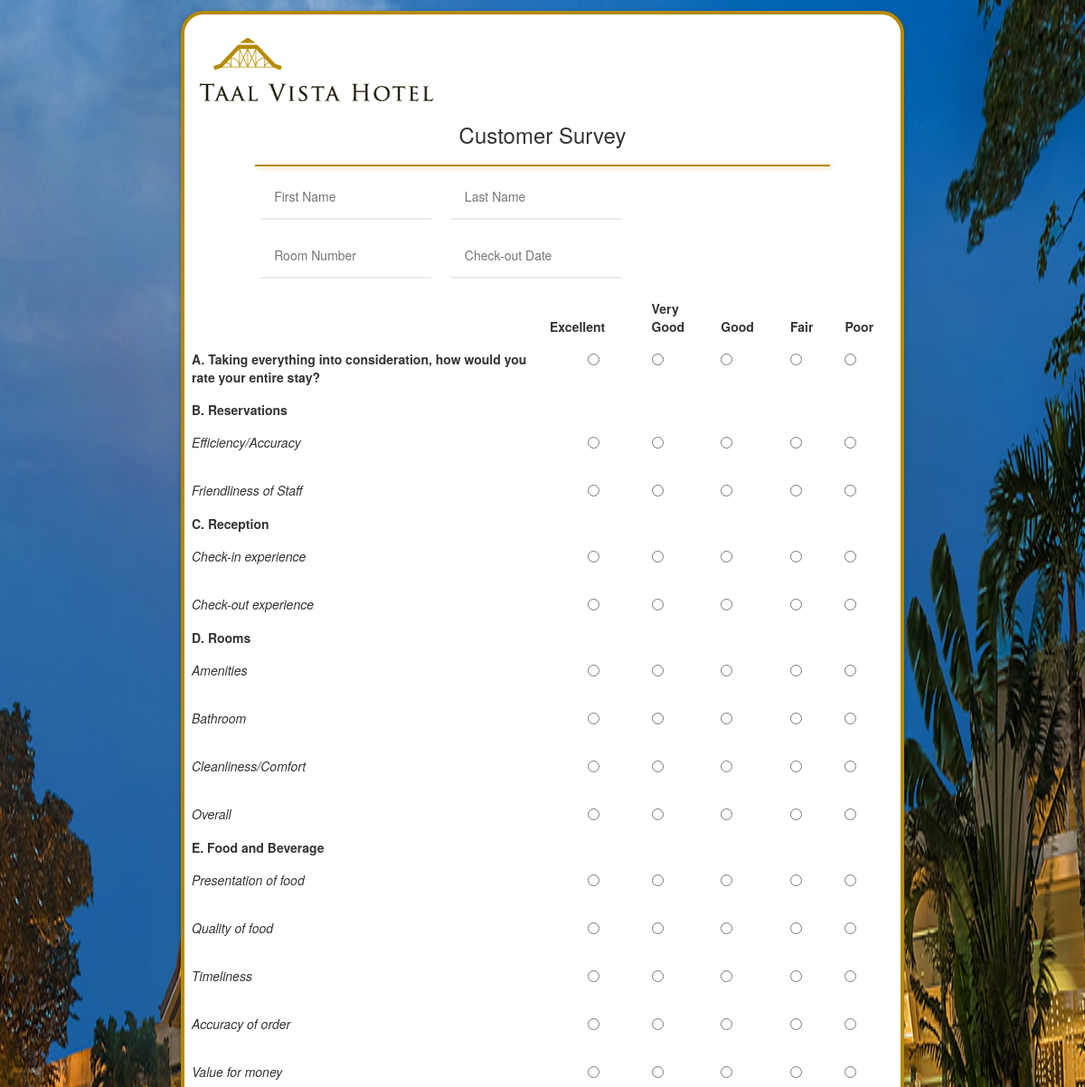
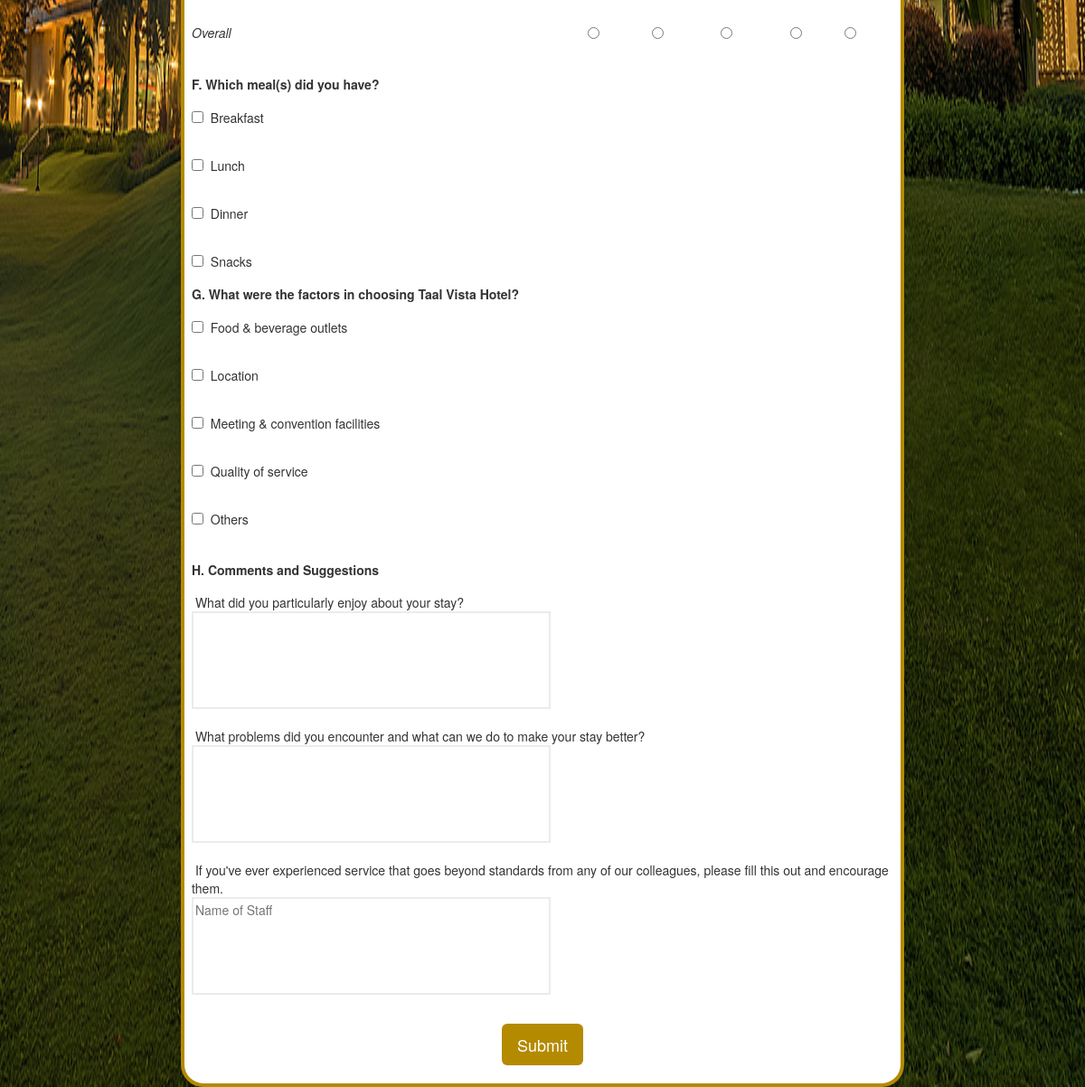
Screenshot of /Application/sm/sm_survey/home.php with the database file from the repository (2 pictures, top to bottom).
### tables this page shows
CREATE TABLE `question_header` (
  `question_header_id` int(11) NOT NULL,
  `branch_id` int(11) NOT NULL,
  `question_header_description` varchar(255) NOT NULL,
  `question_type` varchar(255) NOT NULL,
  `is_active` varchar(255) NOT NULL
);

CREATE TABLE `question_details` (
  `question_details_id` int(11) NOT NULL,
  `question_header_id` int(11) NOT NULL,
  `branch_id` int(11) NOT NULL,
  `question_details_description` varchar(255) NOT NULL,
  `is_active` varchar(255) NOT NULL
);

### Application/sm/sm_survey/home.php (the view, shortened to what the rows shown need)
<?php
require '../sm_survey_admin/core/cobalt_core.php';
$dbh = cobalt_load_class('question_header');
$result = $dbh->execute_query('SELECT * FROM question_header where question_type = "Scorecard"')->result;
$arr_result = array();
$counter = 0;
while($row = $result->fetch_assoc())
{
    $arr_result[$counter] = $row;
    $header = $row['question_header_id'];
    $dbh_question_details = cobalt_load_class('question_details');
    $result1 = $dbh_question_details->execute_query("SELECT * FROM question_details where question_header_id = $header AND is_active = 'Yes'")->result;
    while($row1 = $result1->fetch_assoc())
    {
        $arr_result[$counter]['questions'][] = $row1;
    }
    ++$counter;
}
$dbh = cobalt_load_class('question_header');
$result_checkbox = $dbh->execute_query('SELECT * FROM question_header where question_type = "Checkbox"')->result;
$arr_result_checkbox = array();
$counter_checkbox = 0;
while($row_checkbox = $result_checkbox->fetch_assoc())
{
    $arr_result_checkbox[$counter_checkbox] = $row_checkbox;
    $header = $row_checkbox['question_header_id'];
    $dbh_question_details = cobalt_load_class('question_details');
    $result1_checkbox = $dbh_question_details->execute_query("SELECT * FROM question_details where question_header_id = $header  AND is_active = 'Yes'")->result;
    while($row1_checkbox = $result1_checkbox->fetch_assoc())
    {
        $arr_result_checkbox[$counter_checkbox]['questions'][] = $row1_checkbox;
    }
    ++$counter_checkbox;
}
$dbh = cobalt_load_class('question_header');
$result_feedback = $dbh->execute_query('SELECT * FROM question_header where question_type = "Comments and Suggestion"')->result;
$arr_result_feedback = array();
$counter_feedback = 0;
while($row_feedback = $result_feedback->fetch_assoc())
{
    $arr_result_feedback[$counter_feedback] = $row_feedback;
    $header = $row_feedback['question_header_id'];
    $dbh_question_details = cobalt_load_class('question_details');
    $result1_feedback = $dbh_question_details->execute_query("SELECT * FROM question_details where question_header_id = $header  AND is_active = 'Yes'")->result;
    while($row1_feedback = $result1_feedback->fetch_assoc())
    {
        $arr_result_feedback[$counter_feedback]['questions'][] = $row1_feedback;
    }
    ++$counter_feedback;
}
?>
<!DOCTYPE html>
<html lang="en">
<head>
    <link href="assets/css/bootstrap.min.css" rel="stylesheet">
    <link href="assets/css/stylish-portfolio.css" rel="stylesheet">
    <link href="assets/css/taal-vista.css" rel="stylesheet">
    <link href="assets/css/input-text.css" rel="stylesheet">
</head>
<body>
    <div class="logbox">
        <form method="POST" action="home.php">
           <br>
        <table class="table table-borderless" align="center">
            <thead>
                <tr>
                  <th style="width:50%;">  </th>
                  <th>Excellent</th>
                  <th>Very<br/> Good</th>
                  <th>Good</th>
                  <th>Fair</th>
                  <th>Poor</th>
              </tr>
          </thead>
          <tbody>
            <?php
            for($a = 0;$a < count($arr_result);++$a)
            {
             ?>
             <tr>
                <td style="font-weight: bold;"><?php echo $arr_result[$a]['question_header_description']?></td>
                <?php
                if(isset($arr_result[$a]['questions']))
                {
                    for($b = 0;$b < count($arr_result[$a]['questions']);++$b)
                    {
                        echo '<td></td><td></td><td></td><td></td><td></td><tr>';
                        echo '<td style="font-style: italic;">'. $arr_result[$a]['questions'][$b]['question_details_description'].'</td>';
                        echo '<td align="center"><input type="radio" class="radio" name="ratings['.$a.']['.$b.']" value="5"';
                        if(isset($_POST['ratings'][$a][$b]) && $_POST['ratings'][$a][$b] == '5')
                        {
                            echo 'checked="checked"';
                        }
                        echo '></td>';
                        echo '<td><input type="radio" name="ratings['.$a.']['.$b.']" value="4"';
                        if(isset($_POST['ratings'][$a][$b]) && $_POST['ratings'][$a][$b] == '4')
                        {
                            echo 'checked="checked"';
                        }
                        echo '></td>';
                        echo '<td><input type="radio" name="ratings['.$a.']['.$b.']" value="3"';
                        if(isset($_POST['ratings'][$a][$b]) && $_POST['ratings'][$a][$b] == '3')
                        {
                            echo 'checked="checked"';
                        }
                        echo '></td>';
                        echo '<td><input type="radio" name="ratings['.$a.']['.$b.']" value="2"';
                        if(isset($_POST['ratings'][$a][$b]) && $_POST['ratings'][$a][$b] == '2')
                        {
                            echo 'checked="checked"';
                        }
                        echo '></td>';
                        echo '<td><input type="radio" name="ratings['.$a.']['.$b.']" value="1"';
                        if(isset($_POST['ratings'][$a][$b]) && $_POST['ratings'][$a][$b] == '1')
                        {
                            echo 'checked="checked"';
                        }
                        echo '></td>';
                        echo '</tr>';
                    }
                }
                else
                {
                 echo '<td align="center"><input type="radio" name="ratings['.$a.']" value="5"';
                 if(isset($_POST['ratings'][$a]) && $_POST['ratings'][$a] == '5')
                 {
                    echo 'checked="checked"';
                }
                echo '></td>';
                echo '<td><input type="radio" name="ratings['.$a.']" value="4"';
                if(isset($_POST['ratings'][$a]) && $_POST['ratings'][$a] == '4')
                {
                    echo 'checked="checked"';
                }
                echo '></td>';
                echo '<td><input type="radio" name="ratings['.$a.']" value="3"';
                if(isset($_POST['ratings'][$a]) && $_POST['ratings'][$a]== '3')
                {
                    echo 'checked="checked"';
                }
                echo '></td>';
                echo '<td><input type="radio" name="ratings['.$a.']" value="2"';
                if(isset($_POST['ratings'][$a]) && $_POST['ratings'][$a] == '2')
                {
                    echo 'checked="checked"';
                }
                echo '></td>';
                echo '<td><input type="radio" name="ratings['.$a.']" value="1"';
                if(isset($_POST['ratings'][$a]) && $_POST['ratings'][$a] == '1')
                {
                    echo 'checked="checked"';
                }
                echo '></td>';
                echo '</tr>';
            }
            ?>
            <?php
        }
        ?>
    </tbody>
</table>
<table class="table table-borderless" align="center">
    <tbody>
        <?php
        for($c = 0;$c < count($arr_result_checkbox);++$c)
        {
            ?>
            <tr>
                <td style="font-weight: bold;"><?php echo $arr_result_checkbox[$c]['question_header_description']?></td>
                <?php
                if(isset($arr_result_checkbox[$c]['questions']))
                {
                    for($d = 0;$d < count($arr_result_checkbox[$c]['questions']);++$d)
                    {
                        if(isset($_POST['checkbox'][$c][$d]) && $_POST['checkbox'][$c][$d] == $arr_result_checkbox[$c]['questions'][$d]['question_details_description'])
                        {
                            $checked = 'checked = "checked"';
                        }
                        else
                        {
                            $checked = "";
                        }
                        echo '<td></td><td></td><td></td><td></td><td></td><tr>';
                        echo '<td> <input type="checkbox" name="checkbox['.$c.']['.$d.']"
                        value="'.$arr_result_checkbox[$c]['questions'][$d]['question_details_description'].'"
                        '.$checked.'>
                        &nbsp;'.$arr_result_checkbox[$c]['questions'][$d]['question_details_description'].'</td>';
                        echo '</tr>';
                    }
                }
                ?>
                <?php
            }
            ?>
        </tbody>
    </table>
    <table class="table table-borderless" align="center">
        <tbody>
            <?php
            for($e = 0;$e < count($arr_result_feedback);++$e)
            {
                ?>
                <tr>
                    <td style="font-weight: bold"><?php echo $arr_result_feedback[$e]['question_header_description']?></td>
                    <?php
                    if(isset($arr_result_feedback[$e]['questions']))
                    {
                        for($f = 0;$f < count($arr_result_feedback[$e]['questions']);++$f)
                        {
                            echo '<tr>';
                            if(isset($_POST['feedback'][$f]))
                            {
                                $textarea_value = $_POST['feedback'][$f];
                            }
                            else
                            {
                                $textarea_value = "";
                            }
                            if($f == 2) {
                                echo '<td>&nbsp;'. $arr_result_feedback[$e]['questions'][$f]['question_details_description'].'<br/><textarea rows = "5" cols = "50" name="feedback['.$f.']" placeholder="Name of Staff" class="input-textarea">'.$textarea_value.'</textarea></td>';
                            }
                            else {
                                echo '<td>&nbsp;'. $arr_result_feedback[$e]['questions'][$f]['question_details_description'].'<br/><textarea rows = "5" cols = "50" name="feedback['.$f.']" class="input-textarea   ">'.$textarea_value.'</textarea></td>';
                            }
                            echo '</tr>';
                        }
                    }
                    ?>
                    <?php
                }
                ?>
            </tbody>
        </table>
    </form>
</div>
</body>
</html>

### rows the page displays
question_header: question_header_description "A. Taking everything into consideration, how would you rate your entire stay?"
question_header: question_header_description "B. Reservations"
question_details: question_details_description "Efficiency/Accuracy"
question_details: question_details_description "Friendliness of Staff"
question_header: question_header_description "C. Reception"
question_details: question_details_description "Check-in experience"
question_details: question_details_description "Check-out experience"
question_header: question_header_description "D. Rooms"
question_details: question_details_description "Amenities"
question_details: question_details_description "Bathroom"
question_details: question_details_description "Cleanliness/Comfort"
question_details: question_details_description "Overall"
question_header: question_header_description "E. Food and Beverage"
question_details: question_details_description "Presentation of food"
question_details: question_details_description "Quality of food"
question_details: question_details_description "Timeliness"
question_details: question_details_description "Accuracy of order"
question_details: question_details_description "Value for money"
question_details: question_details_description "Overall"
question_header: question_header_description "F. Which meal(s) did you have?"
question_details: question_details_description "Breakfast"
question_details: question_details_description "Lunch"
question_details: question_details_description "Dinner"
question_details: question_details_description "Snacks"
question_header: question_header_description "G. What were the factors in choosing Taal Vista Hotel?"
question_details: question_details_description "Food & beverage outlets"
question_details: question_details_description "Location"
question_details: question_details_description "Meeting & convention facilities"
question_details: question_details_description "Quality of service"
question_details: question_details_description "Others"
question_header: question_header_description "H. Comments and Suggestions"
question_details: question_details_description "What did you particularly enjoy about your stay?"
question_details: question_details_description "What problems did you encounter and what can we do to make your stay better?"
question_details: question_details_description "If you've ever experienced service that goes beyond standards from any of our colleagues, please fill this out and encourage them."
